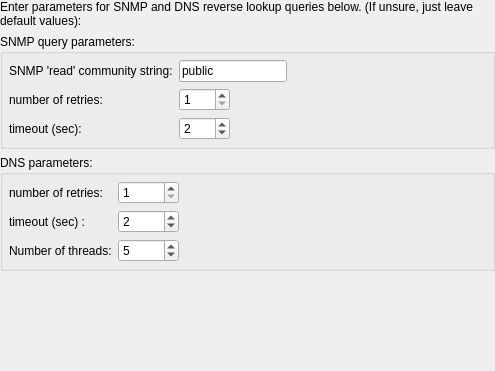
     <widget class="QWidget" name="WizardPage6">
      <layout class="QVBoxLayout">
       <property name="margin">
        <number>0</number>
       </property>
       <item>
        <widget class="QLabel" name="textLabel11">
         <property name="text">
          <string>Enter parameters for SNMP and DNS reverse lookup queries below. (If unsure, just leave default values):</string>
         </property>
         <property name="alignment">
          <set>Qt::AlignVCenter</set>
         </property>
         <property name="wordWrap">
          <bool>true</bool>
         </property>
        </widget>
       </item>
       <item>
        <widget class="QGroupBox" name="buttonGroup5">
         <property name="title">
          <string>SNMP query parameters:</string>
         </property>
         <layout class="QGridLayout">
          <property name="margin">
           <number>6</number>
          </property>
          <item row="0" column="0">
           <widget class="QLabel" name="textLabel12">
            <property name="text">
             <string>SNMP 'read' community string:</string>
            </property>
            <property name="wordWrap">
             <bool>false</bool>
            </property>
           </widget>
          </item>
          <item row="1" column="0">
           <widget class="QLabel" name="textLabel13">
            <property name="text">
             <string>number of retries:</string>
            </property>
            <property name="wordWrap">
             <bool>false</bool>
            </property>
           </widget>
          </item>
          <item row="2" column="0">
           <widget class="QLabel" name="textLabel14">
            <property name="text">
             <string>timeout (sec):</string>
            </property>
            <property name="wordWrap">
             <bool>false</bool>
            </property>
           </widget>
          </item>
          <item row="1" column="1">
           <widget class="QSpinBox" name="snmpretries">
            <property name="minimum">
             <number>1</number>
            </property>
            <property name="value">
             <number>1</number>
            </property>
           </widget>
          </item>
          <item row="2" column="1">
           <widget class="QSpinBox" name="snmptimeout">
            <property name="minimum">
             <number>1</number>
            </property>
            <property name="value">
             <number>2</number>
            </property>
           </widget>
          </item>
          <item row="0" column="1" colspan="2">
           <widget class="QLineEdit" name="snmpcommunity">
            <property name="text">
             <string>public</string>
            </property>
           </widget>
          </item>
          <item row="0" column="3">
           <spacer>
            <property name="orientation">
             <enum>Qt::Horizontal</enum>
            </property>
            <property name="sizeType">
             <enum>QSizePolicy::Expanding</enum>
            </property>
            <property name="sizeHint" stdset="0">
             <size>
              <width>190</width>
              <height>20</height>
             </size>
            </property>
           </spacer>
          </item>
          <item row="1" column="2" colspan="2">
           <spacer>
            <property name="orientation">
             <enum>Qt::Horizontal</enum>
            </property>
            <property name="sizeType">
             <enum>QSizePolicy::Expanding</enum>
            </property>
            <property name="sizeHint" stdset="0">
             <size>
              <width>250</width>
              <height>20</height>
             </size>
            </property>
           </spacer>
          </item>
          <item row="2" column="2" colspan="2">
           <spacer>
            <property name="orientation">
             <enum>Qt::Horizontal</enum>
            </property>
            <property name="sizeType">
             <enum>QSizePolicy::Expanding</enum>
            </property>
            <property name="sizeHint" stdset="0">
             <size>
              <width>250</width>
              <height>20</height>
             </size>
            </property>
           </spacer>
          </item>
         </layout>
        </widget>
       </item>
       <item>
        <widget class="QGroupBox" name="snmpdnsparameters">
         <property name="title">
          <string>DNS parameters:</string>
         </property>
         <layout class="QGridLayout">
          <property name="margin">
           <number>6</number>
          </property>
          <item row="0" column="2">
           <spacer>
            <property name="orientation">
             <enum>Qt::Horizontal</enum>
            </property>
            <property name="sizeType">
             <enum>QSizePolicy::Expanding</enum>
            </property>
            <property name="sizeHint" stdset="0">
             <size>
              <width>300</width>
              <height>20</height>
             </size>
            </property>
           </spacer>
          </item>
          <item row="0" column="0">
           <widget class="QLabel" name="textLabel15">
            <property name="text">
             <string>number of retries:</string>
            </property>
            <property name="wordWrap">
             <bool>false</bool>
            </property>
           </widget>
          </item>
          <item row="1" column="0">
           <widget class="QLabel" name="textLabel16">
            <property name="text">
             <string>timeout (sec) :</string>
            </property>
            <property name="wordWrap">
             <bool>false</bool>
            </property>
           </widget>
          </item>
          <item row="2" column="0">
           <widget class="QLabel" name="textLabel17">
            <property name="text">
             <string>Number of threads:</string>
            </property>
            <property name="wordWrap">
             <bool>false</bool>
            </property>
           </widget>
          </item>
          <item row="0" column="1">
           <widget class="QSpinBox" name="snmpdnsretries">
            <property name="minimum">
             <number>1</number>
            </property>
            <property name="value">
             <number>1</number>
            </property>
           </widget>
          </item>
          <item row="1" column="1">
           <widget class="QSpinBox" name="snmpdnstimeout">
            <property name="minimum">
             <number>1</number>
            </property>
            <property name="maximum">
             <number>10000</number>
            </property>
            <property name="value">
             <number>2</number>
            </property>
           </widget>
          </item>
          <item row="2" column="1">
           <widget class="QSpinBox" name="snmpdnsthreads">
            <property name="minimum">
             <number>1</number>
            </property>
            <property name="value">
             <number>5</number>
            </property>
           </widget>
          </item>
         </layout>
        </widget>
       </item>
       <item>
        <widget class="QLabel" name="snmpcommunity_message">
         <property name="text">
          <string/>
         </property>
         <property name="wordWrap">
          <bool>false</bool>
         </property>
        </widget>
       </item>
       <item>
        <spacer>
         <property name="orientation">
          <enum>Qt::Vertical</enum>
         </property>
         <property name="sizeType">
          <enum>QSizePolicy::Expanding</enum>
         </property>
         <property name="sizeHint" stdset="0">
          <size>
           <width>20</width>
           <height>80</height>
          </size>
         </property>
        </spacer>
       </item>
      </layout>
     </widget>
